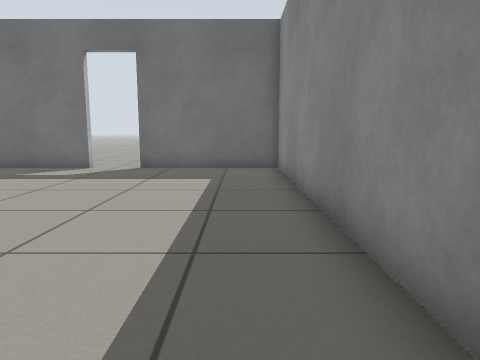
View 1 (above)

12 first-person views from a walk through a world built for the Gazebo simulator. The camera is 0.64 m above the floor, tilts 8° down and sees 70° across. The floor is counted in squares, 0.5 m on a side. Each view is taken from the middle of a square. On the plan, view 1 faces up. The plan holds only what a view shows up to about 14 squares ahead; the rest is blank.

View 2
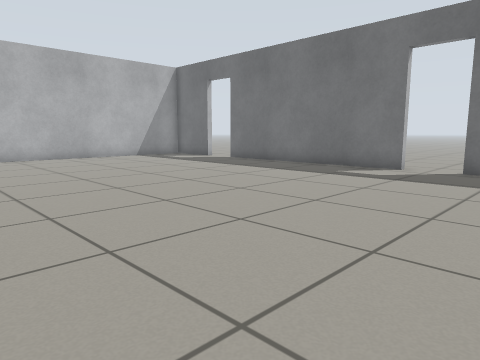

View 3
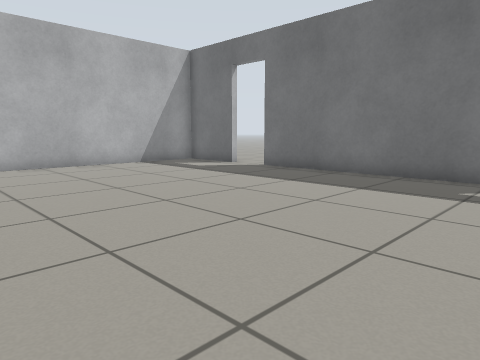

View 4
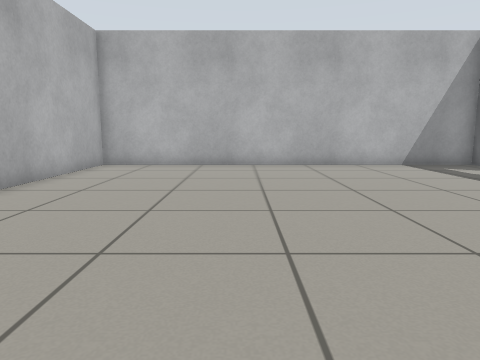

View 5
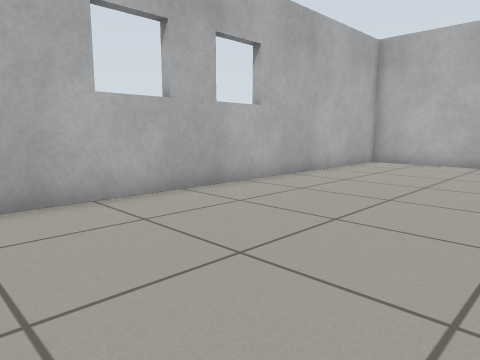

View 6
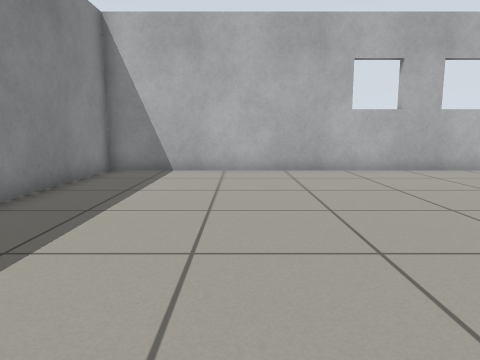

View 7
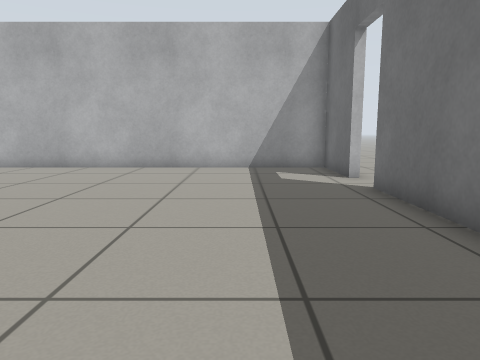

View 8
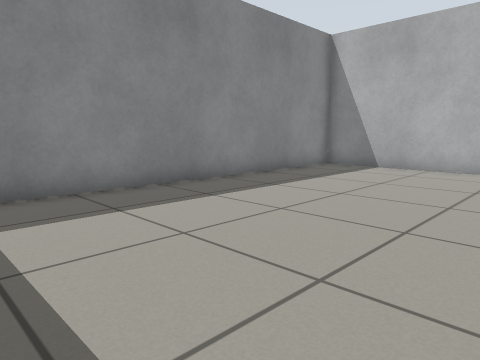

View 9
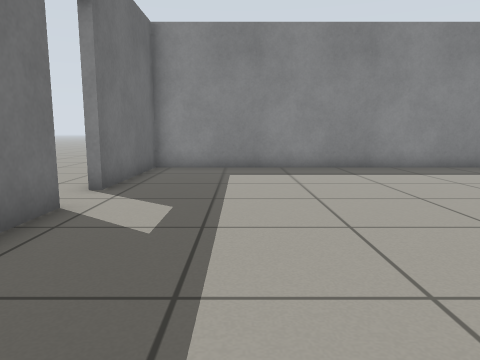

View 10
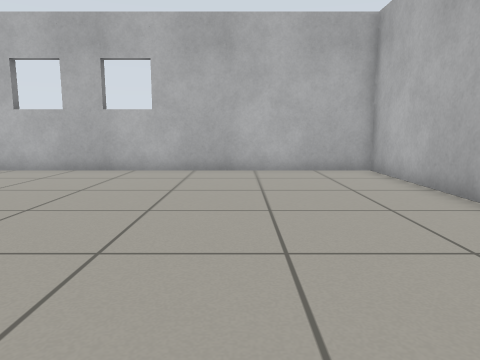

View 11
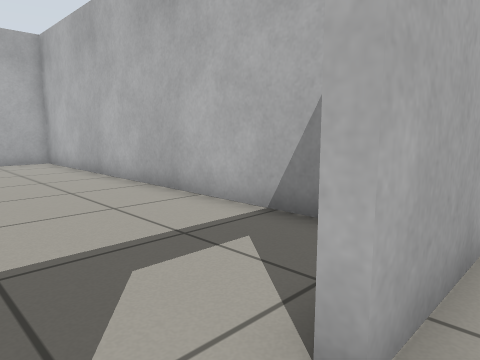

View 12
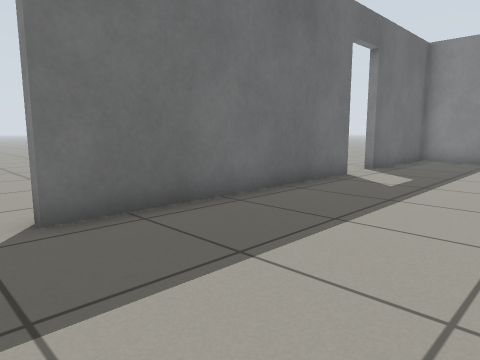

### Floor plan
Points are (right, up) in squares from view 1. A wall is a line through its corners. A room is listed if a view was taken in it or the views show most of it. See-through windows are left out.
Room 1 (views 1, 2, 3, 4, 5, 6, 7, 8, 9, 10, 12)
walls: (-8.2, -2.2) (-8.2, -2.7); (-11.2, -2.2) (-11.2, -2.7); (-9.6, -2.7) (-9.6, -2.2); (-5.3, 12) (-13.8, 12); (-6.7, -2.7) (-6.7, -2.2); (-15.5, 12) (-18.4, 12) (-18.4, -2.3) (1.3, -2.3) (1.3, 12) (-3.6, 12)
ways out: open door at (-14.5, 12) to room 2; open door at (-4.5, 12) to room 2
Room 2 (view 11)
walls: (-18.1, 12.4) (-15.5, 12.4)
ways out: open door at (-14.5, 12) to room 1; open door at (-4.5, 12) to room 1

Where each view was taken, in squares from view 1:
view 1: 0 up, 0 right, facing up
view 2: 0 up, 1 left, facing up-left
view 3: 2 up, 5 left, facing up-left
view 4: 3 up, 5 left, facing left
view 5: 4 up, 4 left, facing down-left
view 6: 9 up, 3 left, facing down
view 7: 9 up, 6 left, facing left
view 8: 10 up, 6 left, facing down-right
view 9: 9 up, 11 left, facing right
view 10: 9 up, 14 left, facing down
view 11: 13 up, 14 left, facing down-left
view 12: 7 up, 15 left, facing up-right
